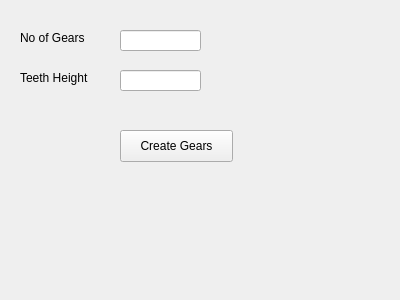
<?xml version="1.0" encoding="UTF-8"?>
<ui version="4.0">
 <class>gearCreator</class>
 <widget class="QWidget" name="gearCreator">
  <property name="geometry">
   <rect>
    <x>0</x>
    <y>0</y>
    <width>400</width>
    <height>300</height>
   </rect>
  </property>
  <property name="windowTitle">
   <string>Form</string>
  </property>
  <widget class="QLineEdit" name="noOfGears">
   <property name="geometry">
    <rect>
     <x>120</x>
     <y>30</y>
     <width>81</width>
     <height>21</height>
    </rect>
   </property>
  </widget>
  <widget class="QLabel" name="label">
   <property name="geometry">
    <rect>
     <x>20</x>
     <y>30</y>
     <width>91</width>
     <height>16</height>
    </rect>
   </property>
   <property name="text">
    <string>No of Gears</string>
   </property>
  </widget>
  <widget class="QLabel" name="label_2">
   <property name="geometry">
    <rect>
     <x>20</x>
     <y>70</y>
     <width>91</width>
     <height>16</height>
    </rect>
   </property>
   <property name="text">
    <string>Teeth Height</string>
   </property>
  </widget>
  <widget class="QLineEdit" name="teethHeight">
   <property name="geometry">
    <rect>
     <x>120</x>
     <y>70</y>
     <width>81</width>
     <height>21</height>
    </rect>
   </property>
  </widget>
  <widget class="QPushButton" name="createGears">
   <property name="geometry">
    <rect>
     <x>120</x>
     <y>130</y>
     <width>113</width>
     <height>32</height>
    </rect>
   </property>
   <property name="text">
    <string>Create Gears</string>
   </property>
  </widget>
 </widget>
 <resources/>
 <connections/>
</ui>
